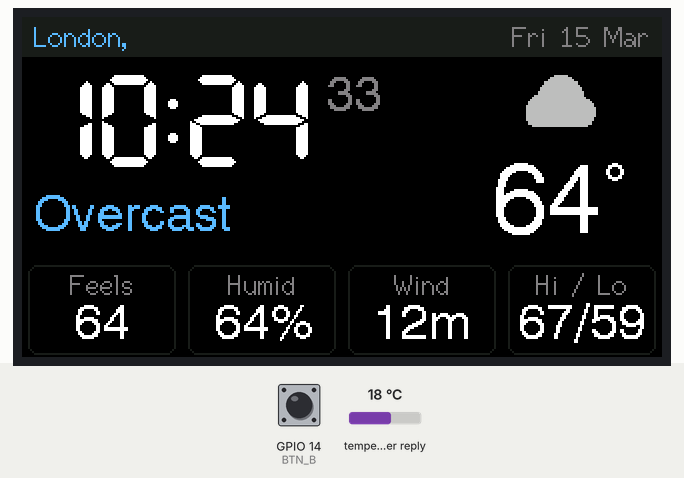
Bench run of a sketch on a simulated ESP32-S3. Shown: 320×170 colour display. The test bench sets the inputs (shaded band); at power-on: GPIO 14 (BTN_B) HIGH, temperature in the weather reply 18 °C. WiFi joins after 1.5 s; servers stay silent unless stated; the local clock reads 2024-03-15 10:24:30 at power-on unless the sketch sets it; web services answer with replies made up by the test bench; what the sketch prints to the serial monitor is not drawn.

Above: at 3.9 s.
4.0 s: GPIO 14 (BTN_B) pulled LOW for 0.15 s
At 4.9 s:
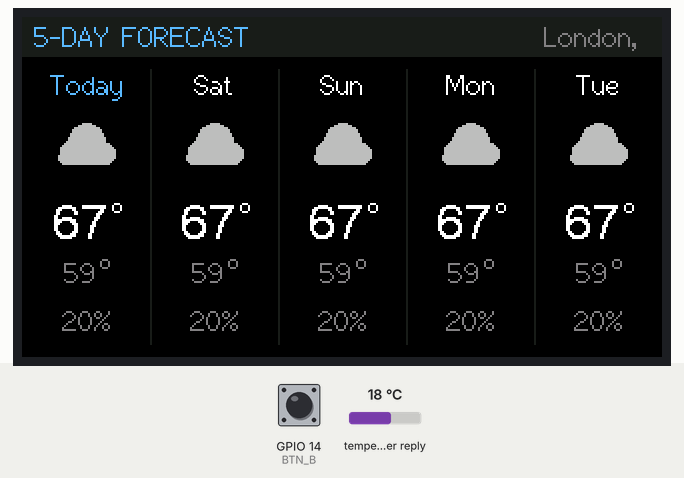
5.6 s: GPIO 14 (BTN_B) pulled LOW for 1 s
At 7.8 s:
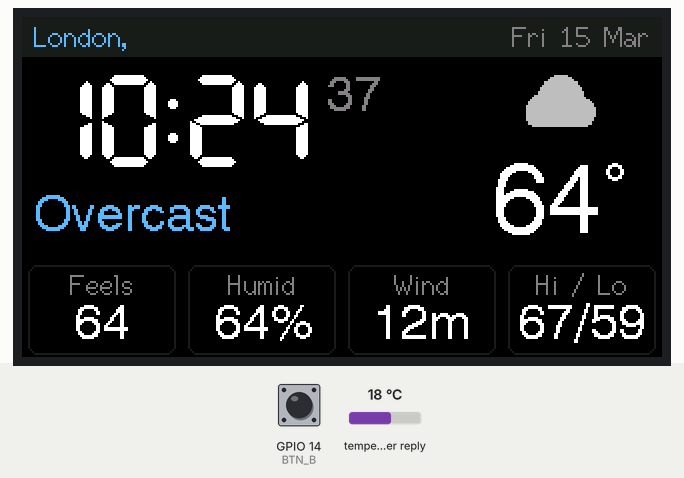
8.1 s: GPIO 14 (BTN_B) pulled LOW for 3.2 s
At 9.8 s:
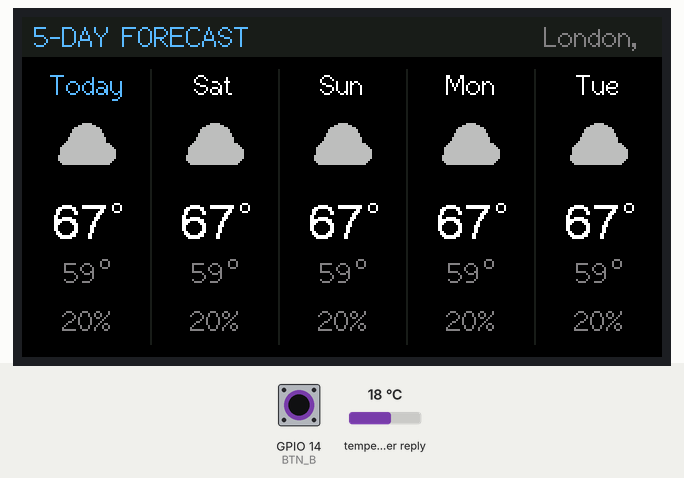
12.8 s: GPIO 14 (BTN_B) pulled LOW for 0.15 s
At 13.8 s:
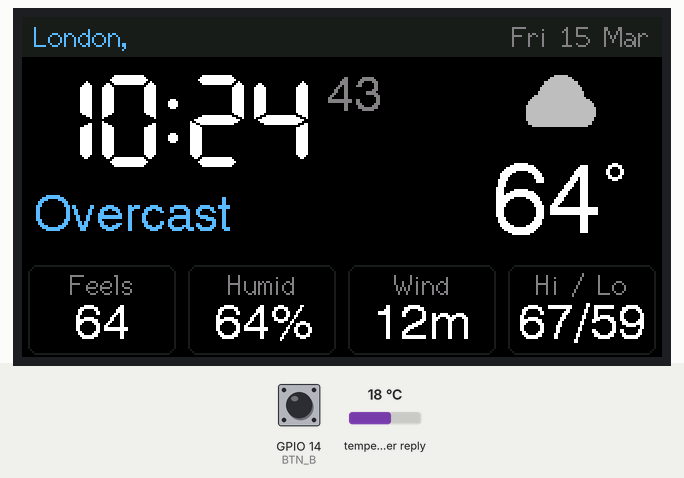
Timing chart, 0 to 15.5 s (numbered marks = the images above; inputs shaded):
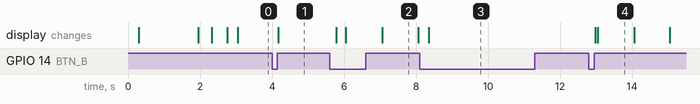

Measured:
- after the input at 4.0 s, the display: changes after 0.18 s (image 1)
- after the input at 5.6 s, the display: first changes after 0.18 s (image 2 shows a later state)
- after the input at 8.1 s, the display: changes after 0.26 s (image 3)
- after the input at 12.8 s, the display: first changes after 0.18 s (image 4 shows a later state)
- what the display in image 2 shows lasts 1.0 s, from 7.1 s to 8.1 s

The sketch:

Weather_Clock.ino
```cpp
/*
  Weather Clock  --  LilyGO T-Display-S3
  --------------------------------------
  Page 1: local time, current conditions, feels-like / humidity / wind / hi-lo
  Page 2: 5-day forecast
  Location is looked up from your public IP (ip-api.com) at boot, every hour,
  and whenever Wi-Fi reconnects, so it follows the clock around.
  Weather from Open-Meteo (no API key), every 15 min. The local time zone also
  comes from Open-Meteo, so DST and travel across zones are automatic.

  Wi-Fi: tries the last network set up from a phone, then the built-in home
  network. If neither is in range it opens the "WeatherClock-Setup" hotspot:
  join it from a phone and pick the local Wi-Fi. Losing Wi-Fi for 2 minutes
  restarts the clock and goes through those steps again.

  Buttons:
    BTN_B (GPIO14) : switch page  (hold while powering on: open Wi-Fi setup)
    BTN_A (GPIO0)  : refresh weather now

  Libraries: TFT_eSPI (Setup206_LilyGo_T_Display_S3 selected), ArduinoJson 7,
             WiFiManager (tzapu)
*/

#include <WiFi.h>
#include <WiFiClientSecure.h>
#include <HTTPClient.h>
#include <WiFiManager.h>
#include <ArduinoJson.h>
#include <TFT_eSPI.h>
#include <time.h>

#define PIN_POWER_ON 15
#define PIN_LCD_BL   38
#define BTN_A        0
#define BTN_B        14

// ---------- Your settings ----------
const char* HOME_SSID  = "your-wifi";
const char* HOME_PASS  = "your-password";
const char* AP_NAME    = "WeatherClock-Setup";
const bool  FAHRENHEIT = true;      // false = Celsius + km/h
const bool  CLOCK_24H  = true;

// Location comes from your public IP. To pin it instead (e.g. behind a VPN),
// set both coordinates and a display name.
const float FIXED_LAT  = NAN;
const float FIXED_LON  = NAN;
const char* FIXED_NAME = "";

const uint32_t WX_EVERY_MS  = 15UL * 60UL * 1000UL;
const uint32_t WX_RETRY_MS  = 60UL * 1000UL;
const uint32_t LOC_RETRY_MS = 60UL * 1000UL;
const uint32_t LOC_EVERY_MS = 60UL * 60UL * 1000UL;
const uint32_t WIFI_LOST_MS = 2UL * 60UL * 1000UL;
const uint32_t PORTAL_SECS  = 300;

// ---------- Colors ----------
#define C_BG     0x0000
#define C_HDR    0x18E3
#define C_TEXT   0xFFFF
#define C_DIM    0x8410
#define C_ACC    0x5DDF
#define C_SUN    0xFE60
#define C_CLOUD  0xBDF7
#define C_STORM  0x7BEF
#define C_RAIN   0x3D9F
#define C_BAD    0xF800

TFT_eSPI    tft;
TFT_eSprite spr(&tft);

struct Location {
  float  lat, lon;
  String name;
  bool   ok;
} loc;

struct Weather {
  bool     ok;
  uint32_t fetchedAt;
  int32_t  utcOffset;
  float    temp, feels, wind;
  int      hum, code;
  bool     isDay;
  int      days;
  int      dCode[5], dPop[5], dWday[5];
  float    dHi[5], dLo[5];
} wx;

int    page = 0;
String status = "Connecting to Wi-Fi";

const char* WDAY[] = {"Sun", "Mon", "Tue", "Wed", "Thu", "Fri", "Sat"};
const char* MON[]  = {"Jan", "Feb", "Mar", "Apr", "May", "Jun",
                      "Jul", "Aug", "Sep", "Oct", "Nov", "Dec"};

// ---------- Helpers ----------
int weekday(int y, int m, int d) {          // 0 = Sunday
  static const int t[] = {0, 3, 2, 5, 0, 3, 5, 1, 4, 6, 2, 4};
  if (m < 3) y--;
  return (y + y / 4 - y / 100 + y / 400 + t[m - 1] + d) % 7;
}

const char* wxText(int c) {
  if (c == 0)               return "Clear";
  if (c == 1)               return "Mostly clear";
  if (c == 2)               return "Partly cloudy";
  if (c == 3)               return "Overcast";
  if (c == 45 || c == 48)   return "Fog";
  if (c >= 51 && c <= 57)   return "Drizzle";
  if (c >= 61 && c <= 67)   return "Rain";
  if (c >= 71 && c <= 77)   return "Snow";
  if (c >= 80 && c <= 82)   return "Showers";
  if (c == 85 || c == 86)   return "Snow showers";
  if (c >= 95)              return "Thunderstorm";
  return "--";
}

bool pressed(int pin) {
  static bool last[48];
  static uint32_t t[48];
  bool down = digitalRead(pin) == LOW, fire = false;
  if (down != last[pin] && millis() - t[pin] > 40) {
    t[pin] = millis();
    if (down) fire = true;
    last[pin] = down;
  }
  return fire;
}

// ---------- Network ----------
bool getLocation() {
  if (!isnan(FIXED_LAT) && !isnan(FIXED_LON)) {
    loc.lat = FIXED_LAT; loc.lon = FIXED_LON; loc.name = FIXED_NAME; loc.ok = true;
    return true;
  }
  WiFiClient client;
  HTTPClient http;
  http.setTimeout(8000);
  if (!http.begin(client, "http://ip-api.com/json/?fields=status,city,region,lat,lon")) return false;
  int code = http.GET();
  if (code != 200) { Serial.printf("geo HTTP %d\n", code); http.end(); return false; }
  String body = http.getString();
  http.end();

  JsonDocument doc;
  if (deserializeJson(doc, body) || strcmp(doc["status"] | "", "success") != 0) {
    Serial.println("geo parse failed: " + body);
    return false;
  }
  loc.lat  = doc["lat"];
  loc.lon  = doc["lon"];
  loc.name = String(doc["city"] | "?") + ", " + String(doc["region"] | "");
  loc.ok   = true;
  Serial.printf("location %s (%.3f, %.3f)\n", loc.name.c_str(), loc.lat, loc.lon);
  return true;
}

bool fetchWeather() {
  if (WiFi.status() != WL_CONNECTED || !loc.ok) return false;
  String url = "https://api.open-meteo.com/v1/forecast?latitude=" + String(loc.lat, 3) +
               "&longitude=" + String(loc.lon, 3) +
               "&current=temperature_2m,relative_humidity_2m,apparent_temperature,"
               "weather_code,wind_speed_10m,is_day"
               "&daily=weather_code,temperature_2m_max,temperature_2m_min,"
               "precipitation_probability_max"
               "&timezone=auto&forecast_days=5";
  if (FAHRENHEIT) url += "&temperature_unit=fahrenheit&wind_speed_unit=mph";

  WiFiClientSecure client;
  client.setInsecure();                 // public, read-only data
  HTTPClient http;
  http.setTimeout(10000);
  if (!http.begin(client, url)) return false;
  int code = http.GET();
  if (code != 200) { Serial.printf("weather HTTP %d\n", code); http.end(); return false; }
  String body = http.getString();
  http.end();

  JsonDocument doc;
  if (deserializeJson(doc, body)) { Serial.println("weather parse failed"); return false; }

  wx.utcOffset = doc["utc_offset_seconds"] | 0;
  JsonObject cur = doc["current"];
  wx.temp  = cur["temperature_2m"];
  wx.feels = cur["apparent_temperature"];
  wx.hum   = cur["relative_humidity_2m"];
  wx.wind  = cur["wind_speed_10m"];
  wx.code  = cur["weather_code"];
  wx.isDay = (cur["is_day"] | 1) == 1;

  JsonObject d = doc["daily"];
  JsonArray days = d["time"];
  wx.days = min((int)days.size(), 5);
  for (int i = 0; i < wx.days; i++) {
    int y = 0, m = 1, dd = 1;
    sscanf(days[i] | "2000-01-01", "%d-%d-%d", &y, &m, &dd);
    wx.dWday[i] = weekday(y, m, dd);
    wx.dCode[i] = d["weather_code"][i] | 0;
    wx.dHi[i]   = d["temperature_2m_max"][i] | 0.0f;
    wx.dLo[i]   = d["temperature_2m_min"][i] | 0.0f;
    wx.dPop[i]  = d["precipitation_probability_max"][i] | -1;
  }
  wx.ok = true;
  wx.fetchedAt = millis();
  Serial.printf("weather %.1f, code %d, offset %d\n", wx.temp, wx.code, wx.utcOffset);
  return true;
}

// ---------- Icons ----------
void sun(int cx, int cy, float s) {
  for (int k = 0; k < 8; k++) {
    float a = k * PI / 4;
    int x0 = cx + cosf(a) * 13 * s, y0 = cy + sinf(a) * 13 * s;
    int x1 = cx + cosf(a) * 18 * s, y1 = cy + sinf(a) * 18 * s;
    spr.drawLine(x0, y0, x1, y1, C_SUN);
    spr.drawLine(x0 + 1, y0, x1 + 1, y1, C_SUN);
  }
  spr.fillCircle(cx, cy, 10 * s, C_SUN);
}

void moon(int cx, int cy, float s) {
  spr.fillCircle(cx, cy, 11 * s, C_SUN);
  spr.fillCircle(cx + 6 * s, cy - 4 * s, 10 * s, C_BG);
}

void cloud(int cx, int cy, float s, uint16_t col) {
  spr.fillCircle(cx - 8 * s, cy + 2 * s, 8 * s, col);
  spr.fillCircle(cx + 1 * s, cy - 4 * s, 11 * s, col);
  spr.fillCircle(cx + 11 * s, cy + 3 * s, 7 * s, col);
  spr.fillRoundRect(cx - 16 * s, cy + 2 * s, 34 * s, 9 * s, 4 * s, col);
}

void drawIcon(int cx, int cy, float s, int code, bool day) {
  if (code == 0) { day ? sun(cx, cy, s) : moon(cx, cy, s); return; }
  if (code <= 2) {
    if (day) sun(cx - 7 * s, cy - 7 * s, s * 0.75f); else moon(cx - 7 * s, cy - 7 * s, s * 0.8f);
    cloud(cx + 3 * s, cy + 3 * s, s * 0.85f, C_CLOUD);
    return;
  }
  if (code == 3) { cloud(cx, cy, s, C_CLOUD); return; }
  if (code == 45 || code == 48) {
    for (int i = 0; i < 4; i++)
      spr.fillRoundRect(cx - 16 * s, cy - 11 * s + i * 7 * s, 32 * s, 3 * s + 1, 1, C_DIM);
    return;
  }

  bool storm = code >= 95;
  bool snow  = (code >= 71 && code <= 77) || code == 85 || code == 86;
  cloud(cx, cy - 6 * s, s, storm ? C_STORM : C_CLOUD);
  int by = cy + 8 * s;
  if (storm) {
    spr.fillTriangle(cx + 3 * s, by - 2 * s, cx - 5 * s, by + 7 * s, cx + 1 * s, by + 7 * s, C_SUN);
    spr.fillTriangle(cx - 1 * s, by + 5 * s, cx + 5 * s, by + 5 * s, cx - 4 * s, by + 15 * s, C_SUN);
  } else {
    for (int i = -1; i <= 1; i++) {
      int x = cx + i * 9 * s;
      if (snow) {
        spr.fillCircle(x, by + 5 * s, 2 * s + 1, C_TEXT);
      } else {
        spr.drawLine(x, by, x - 3 * s, by + 9 * s, C_RAIN);
        spr.drawLine(x + 1, by, x + 1 - 3 * s, by + 9 * s, C_RAIN);
      }
    }
  }
}

// ---------- Drawing ----------
// Temperature centered on cx with a drawn degree ring (the built-in fonts lack °).
void drawTemp(int cx, int y, float v, int font, uint16_t col, bool unit) {
  String num = String((int)lroundf(v));
  String u = unit ? (FAHRENHEIT ? "F" : "C") : "";
  int h = spr.fontHeight(font);
  int r = max(2, h / 12);
  int wNum = spr.textWidth(num, font);
  int w = wNum + 2 * r + 3 + (u.length() ? spr.textWidth(u, font) : 0);
  int x = cx - w / 2;

  spr.setTextFont(font);
  spr.setTextDatum(TL_DATUM);
  spr.setTextColor(col, C_BG);
  spr.drawString(num, x, y);
  x += wNum + r + 2;
  spr.drawCircle(x, y + r + 1, r, col);
  if (r > 2) spr.drawCircle(x, y + r + 1, r - 1, col);
  x += r + 2;
  if (u.length()) spr.drawString(u, x, y);
}

void header(const String& left, const String& right, uint16_t rightCol = C_DIM) {
  spr.fillRect(0, 0, 320, 20, C_HDR);
  spr.setTextFont(2);
  spr.setTextColor(C_ACC, C_HDR);
  spr.setTextDatum(TL_DATUM);
  spr.drawString(left, 6, 2);
  spr.setTextColor(rightCol, C_HDR);
  spr.setTextDatum(TR_DATUM);
  spr.drawString(right, 314, 2);
}

void statBox(int x, const char* label, const String& val) {
  spr.drawRoundRect(x + 3, 124, 74, 45, 5, C_HDR);
  spr.setTextDatum(TC_DATUM);
  spr.setTextFont(2);
  spr.setTextColor(C_DIM, C_BG);
  spr.drawString(label, x + 40, 126);
  int f = val.length() <= 5 ? 4 : 2;
  spr.setTextFont(f);
  spr.setTextColor(C_TEXT, C_BG);
  spr.drawString(val, x + 40, f == 4 ? 142 : 147);
}

bool haveLocalTime(struct tm& out) {
  time_t now = time(nullptr);
  if (now < 1700000000 || !wx.ok) return false;
  now += wx.utcOffset;
  gmtime_r(&now, &out);
  return true;
}

void drawWaiting() {
  header("WEATHER CLOCK", WiFi.status() == WL_CONNECTED ? "" : "Wi-Fi DOWN", C_BAD);
  spr.setTextFont(4);
  spr.setTextDatum(MC_DATUM);
  spr.setTextColor(C_DIM, C_BG);
  spr.drawString(status, 160, 90);
}

void drawNow() {
  struct tm t;
  if (!haveLocalTime(t)) { drawWaiting(); return; }

  char buf[32];
  if (WiFi.status() == WL_CONNECTED) {
    snprintf(buf, sizeof buf, "%s %d %s", WDAY[t.tm_wday], t.tm_mday, MON[t.tm_mon]);
    header(loc.name, buf);
  } else {
    header(loc.name, "Wi-Fi DOWN", C_BAD);
  }

  // Time
  int hr = t.tm_hour;
  if (!CLOCK_24H) { hr %= 12; if (hr == 0) hr = 12; }
  snprintf(buf, sizeof buf, CLOCK_24H ? "%02d:%02d" : "%d:%02d", hr, t.tm_min);
  spr.setTextFont(7);
  spr.setTextDatum(TL_DATUM);
  spr.setTextColor(C_TEXT, C_BG);
  spr.drawString(buf, 6, 28);
  int x = 6 + spr.textWidth(buf, 7) + 6;
  snprintf(buf, sizeof buf, "%02d", t.tm_sec);
  spr.setTextFont(4);
  spr.setTextColor(C_DIM, C_BG);
  spr.drawString(buf, x, 28);
  if (!CLOCK_24H) {
    spr.setTextFont(2);
    spr.setTextColor(C_ACC, C_BG);
    spr.drawString(t.tm_hour < 12 ? "AM" : "PM", x + 2, 58);
  }

  // Conditions
  spr.setTextFont(4);
  spr.setTextDatum(TL_DATUM);
  spr.setTextColor(C_ACC, C_BG);
  spr.drawString(wxText(wx.code), 6, 88);

  drawIcon(268, 44, 1.0f, wx.code, wx.isDay);
  drawTemp(268, 72, wx.temp, 6, C_TEXT, false);

  // Stats
  String spd = FAHRENHEIT ? "mph" : "km/h";
  statBox(0,   "Feels",  String((int)lroundf(wx.feels)));
  statBox(80,  "Humid",  String(wx.hum) + "%");
  statBox(160, "Wind",   String((int)lroundf(wx.wind)) + (wx.wind < 100 ? spd.substring(0, 1) : ""));
  statBox(240, "Hi / Lo", wx.days ? String((int)lroundf(wx.dHi[0])) + "/" + String((int)lroundf(wx.dLo[0])) : "--");
}

void drawForecast() {
  if (!wx.ok) { drawWaiting(); return; }
  header("5-DAY FORECAST", loc.name);

  for (int i = 0; i < wx.days; i++) {
    int cx = 32 + i * 64;
    if (i) spr.drawFastVLine(i * 64, 26, 138, C_HDR);

    spr.setTextFont(2);
    spr.setTextDatum(TC_DATUM);
    spr.setTextColor(i == 0 ? C_ACC : C_TEXT, C_BG);
    spr.drawString(i == 0 ? "Today" : WDAY[wx.dWday[i]], cx, 26);

    drawIcon(cx, 66, 0.85f, wx.dCode[i], true);

    drawTemp(cx, 92, wx.dHi[i], 4, C_TEXT, false);
    drawTemp(cx, 120, wx.dLo[i], 2, C_DIM, false);

    if (wx.dPop[i] >= 0) {
      spr.setTextFont(2);
      spr.setTextDatum(TC_DATUM);
      spr.setTextColor(wx.dPop[i] >= 50 ? C_RAIN : C_DIM, C_BG);
      spr.drawString(String(wx.dPop[i]) + "%", cx, 144);
    }
  }
}

void render() {
  spr.fillSprite(C_BG);
  if (page == 0) drawNow(); else drawForecast();
  spr.pushSprite(0, 0);
}

// ---------- Wi-Fi ----------
WiFiManager wm;
uint32_t    lastLoc = 0;

bool waitConnect(uint32_t ms) {
  uint32_t t0 = millis();
  while (WiFi.status() != WL_CONNECTED && millis() - t0 < ms) { render(); delay(250); }
  return WiFi.status() == WL_CONNECTED;
}

void showSetup() {
  spr.fillSprite(C_BG);
  header("WI-FI SETUP", "");
  spr.setTextDatum(TC_DATUM);
  spr.setTextFont(2);
  spr.setTextColor(C_DIM, C_BG);
  spr.drawString("On your phone, join this Wi-Fi:", 160, 28);
  spr.setTextFont(4);
  spr.setTextColor(C_ACC, C_BG);
  spr.drawString(AP_NAME, 160, 48);
  spr.setTextFont(2);
  spr.setTextColor(C_TEXT, C_BG);
  spr.drawString("A setup page opens (or go to 192.168.4.1)", 160, 86);
  spr.drawString("Pick the local Wi-Fi and enter its password", 160, 104);
  spr.setTextColor(C_DIM, C_BG);
  spr.drawString("Retries in 5 min if nothing is set", 160, 142);
  spr.pushSprite(0, 0);
}

void connectWifi() {
  WiFi.mode(WIFI_STA);
  WiFi.setAutoReconnect(true);
  bool forceSetup = digitalRead(BTN_B) == LOW;     // top key held at power-up

  if (!forceSetup) {
    if (wm.getWiFiIsSaved()) {
      status = "Joining " + wm.getWiFiSSID(true);
      WiFi.begin();
      if (waitConnect(15000)) return;
    }
    if (strlen(HOME_SSID) && strcmp(HOME_SSID, "your-wifi") != 0) {
      WiFi.persistent(false);                      // keep the phone-set network saved
      status = "Joining " + String(HOME_SSID);
      WiFi.begin(HOME_SSID, HOME_PASS);
      bool ok = waitConnect(15000);
      WiFi.persistent(true);
      if (ok) return;
      WiFi.disconnect();
    }
  }

  showSetup();
  wm.setConfigPortalTimeout(PORTAL_SECS);
  if (!wm.startConfigPortal(AP_NAME)) ESP.restart();
  WiFi.mode(WIFI_STA);
}

// ---------- Main ----------
void setup() {
  pinMode(PIN_POWER_ON, OUTPUT); digitalWrite(PIN_POWER_ON, HIGH);
  pinMode(PIN_LCD_BL, OUTPUT);   digitalWrite(PIN_LCD_BL, HIGH);
  pinMode(BTN_A, INPUT_PULLUP);
  pinMode(BTN_B, INPUT_PULLUP);
  Serial.begin(115200);

  tft.init();
  tft.setRotation(1);
  tft.fillScreen(C_BG);
  spr.createSprite(320, 170);

  connectWifi();
  configTime(0, 0, "pool.ntp.org", "time.nist.gov");   // UTC; offset applied from Open-Meteo

  status = "Finding location";
  render();
  if (getLocation()) {
    status = "Getting weather";
    render();
    if (!fetchWeather()) status = "Weather failed, retrying";
  } else {
    status = "Location failed, retrying";
  }
  lastLoc = millis();
  render();
}

void loop() {
  if (pressed(BTN_B)) { page ^= 1; render(); }
  if (pressed(BTN_A)) { fetchWeather(); render(); }

  // Wi-Fi watchdog: a long outage usually means the clock was moved, so
  // restart and run the saved / home / phone-setup sequence again.
  static bool     wasUp = true, recheck = false;
  static uint32_t downSince = 0;
  bool up = WiFi.status() == WL_CONNECTED;
  if (!up) {
    if (wasUp) downSince = millis();
    if (millis() - downSince > WIFI_LOST_MS) ESP.restart();
  } else if (!wasUp) {
    recheck = true;
  }
  wasUp = up;

  // Re-check location hourly and after any reconnect; refetch weather if it moved.
  static uint32_t lastTry = 0;
  uint32_t locDue = loc.ok ? LOC_EVERY_MS : LOC_RETRY_MS;
  if (up && (recheck || millis() - lastLoc > locDue)) {
    lastLoc = millis();
    recheck = false;
    String before = loc.name;
    if (getLocation()) {
      status = "Getting weather";
      if (!wx.ok || loc.name != before) { lastTry = millis(); fetchWeather(); }
    }
  }

  uint32_t due = wx.ok ? WX_EVERY_MS : WX_RETRY_MS;
  if (loc.ok && millis() - lastTry > due && (!wx.ok || millis() - wx.fetchedAt > due)) {
    lastTry = millis();
    if (!fetchWeather() && !wx.ok) status = "Weather failed, retrying";
  }

  static time_t lastSec = 0;
  time_t now = time(nullptr);
  if (now != lastSec) { lastSec = now; render(); }
  delay(20);
}
```
